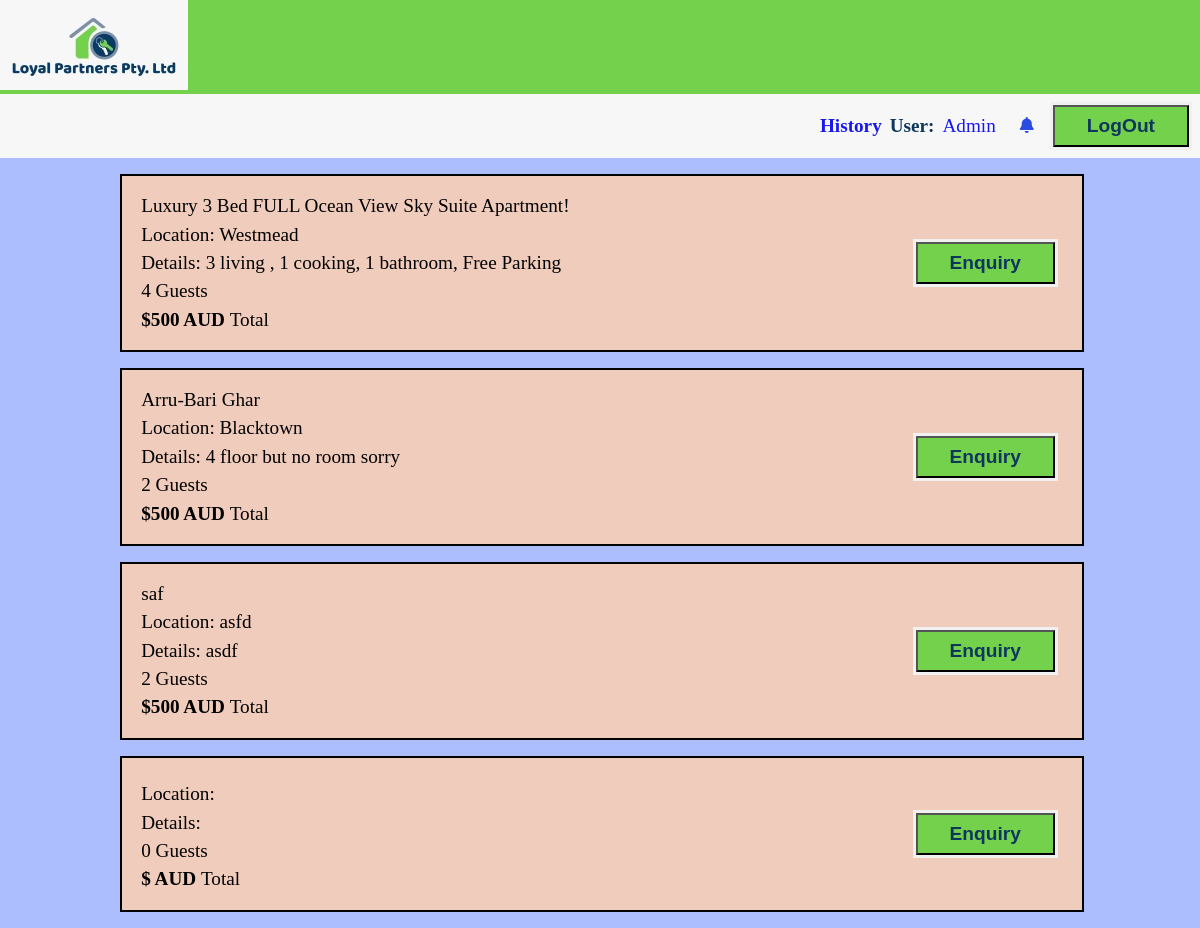
Page / (signed in) on the earlier database version.
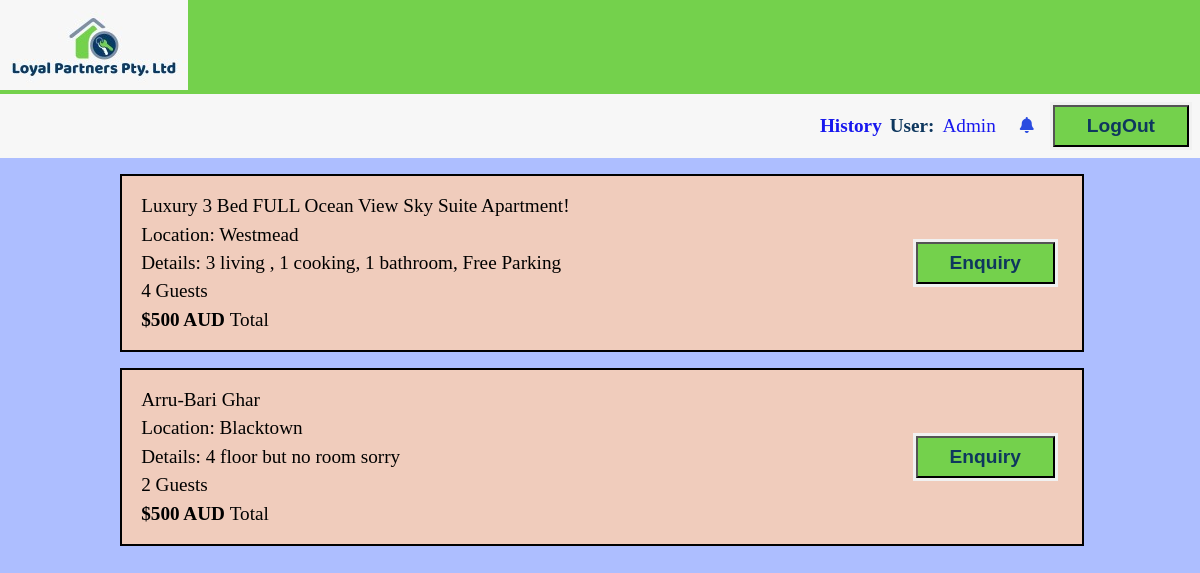
Same page on the later database version.
### tables this page shows
CREATE TABLE `properties` (
  `prop_id` int(255) NOT NULL,
  `prop_name` varchar(255) NOT NULL,
  `prop_type` varchar(255) NOT NULL,
  `prop_StreetName` varchar(255) NOT NULL,
  `prop_suburb` varchar(255) NOT NULL,
  `prop_state` varchar(255) NOT NULL,
  `prop_postCode` int(4) NOT NULL,
  `prop_det` varchar(255) NOT NULL,
  `prop_occupancy` int(11) NOT NULL DEFAULT 1,
  `price` varchar(255) NOT NULL
);

### functions/load_template.php (called while the page is built, shortened)
<?php
	function loadTemplate($filename, $tempVars){
		extract($tempVars);
		require $filename;
		$content = ob_get_clean();
		return $content;
	}
?>

### pages/users/userhome.php (called while the page is built, shortened)
<?php
	$conn = new DatabaseTable('properties');
	$data=$conn->findAll();
	$content = loadTemplate('../templates/users/userhomeTemplate.php', ['data'=>$data]);
?>

### classes/databasetable.php (called while the page is built, shortened)
<?php
class DatabaseTable{
    public $table;
    function __construct($table){
        $this->table = $table;
    }
function findAll() {
    global $pdo;
        $stmt = $pdo->prepare('SELECT * FROM ' . $this->table );
        $stmt->execute();
        return $stmt;
}
}
?>

### templates/users/userhomeTemplate.php (the view, shortened to what this page needs)
<article class="property-listing">
    <?php
       foreach ($data as $value) {
    ?>
    <section class="property">
        <div class="details">
            <span><?php echo $value["prop_name"];?></span>
            <span>Location: <?php echo $value["prop_suburb"];?></span>
            <span>Details: <?php echo $value["prop_det"];?></span>
            <span><?php echo $value["prop_occupancy"];?> Guests</span>
            <span><b>$<?php echo $value["price"];?> AUD </b>Total</span>
        </div>
        <div class="booking-options">
        <form method="POST" action="index.php?page=userhome">
            <input type="submit" value="Enquiry" class="enquir" name="book_prop">
            </form>
        </div>
    </section>
    <?php } ?>
</article>

Differences in the rows shown:
removed properties: prop_name "saf", prop_suburb "asfd", prop_det "asdf", prop_occupancy "2", price "500"
removed properties: prop_occupancy "0"
